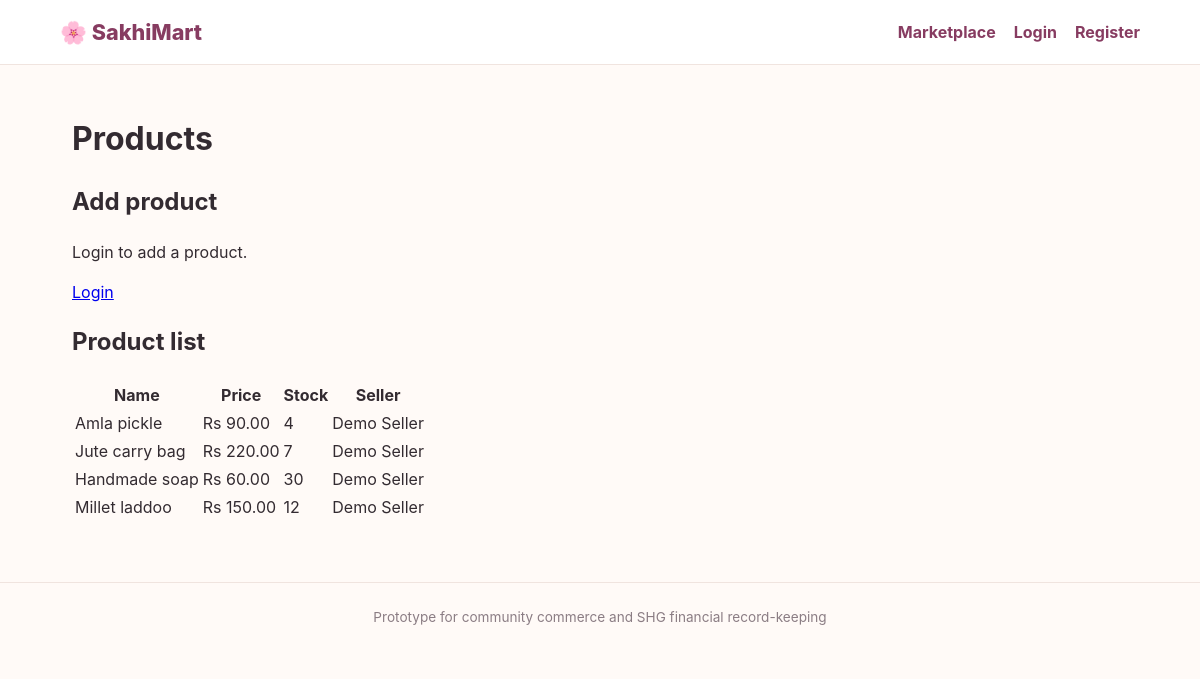
Page /products on the committed database.
### tables this page shows
CREATE TABLE products (
    id INTEGER PRIMARY KEY AUTOINCREMENT,
    seller_id INTEGER NOT NULL REFERENCES users(id),
    name TEXT NOT NULL,
    price REAL NOT NULL CHECK (price > 0),
    stock INTEGER NOT NULL DEFAULT 0 CHECK (stock >= 0),
    created_at TEXT NOT NULL DEFAULT (datetime('now'))
);

CREATE TABLE users (
    id INTEGER PRIMARY KEY AUTOINCREMENT,
    name TEXT NOT NULL,
    phone TEXT NOT NULL UNIQUE,
    password_hash TEXT NOT NULL,
    role TEXT NOT NULL DEFAULT 'seller',
    created_at TEXT NOT NULL DEFAULT (datetime('now'))
);

### app.py (the view, shortened to what this page needs)
@main.route("/products", methods=["GET", "POST"])
def products():
    db = get_db()
    rows = db.execute(
        "SELECT p.*, u.name AS seller_name FROM products p JOIN users u ON u.id = p.seller_id ORDER BY p.id DESC"
    ).fetchall()
    return render_template("products.html", products=rows)

### app.py (called while the page is built)
def get_db():
    if "db" not in g:
        g.db = sqlite3.connect(current_app.config["DATABASE"])
        g.db.row_factory = sqlite3.Row
        g.db.execute("PRAGMA foreign_keys = ON")
    return g.db

### products.html (shortened to what this page needs)
{% extends "base.html" %}
{% block content %}
<h1>Products</h1>
<div class="split">
  <section class="card">
    <h2>Add product</h2>
    {% if session.get('user_id') %}
      <form method="post" class="form">
        <label>Product name
          <input name="name" maxlength="80" required>
        </label>
        <label>Price in Rs
          <input name="price" type="number" min="1" step="0.01" required>
        </label>
        <label>Stock quantity
          <input name="stock" type="number" min="0" step="1" required>
        </label>
        <button type="submit">Save product</button>
      </form>
    {% else %}
      <p>Login to add a product.</p>
      <a class="button" href="{{ url_for('main.login') }}">Login</a>
    {% endif %}
  </section>
  <section class="card">
    <h2>Product list</h2>
    {% if products %}
      <table>
        <thead>
          <tr><th>Name</th><th>Price</th><th>Stock</th><th>Seller</th></tr>
        </thead>
        <tbody>
          {% for product in products %}
            <tr>
              <td>{{ product['name'] }}</td>
              <td>Rs {{ "%.2f"|format(product['price']) }}</td>
              <td>{{ product['stock'] }}</td>
              <td>{{ product['seller_name'] }}</td>
            </tr>
          {% endfor %}
        </tbody>
      </table>
    {% else %}
      <p>No products yet.</p>
    {% endif %}
  </section>
</div>
{% endblock %}

### static/style.css (style rules this page uses)
* { box-sizing:border-box }
body { margin:0;background:#fffaf7;color:#332b31;font-family:Inter,Segoe UI,Arial,sans-serif;line-height:1.5 }

### rows in the picture
products: name "Amla pickle", price "90.00", stock "4", seller_name "Demo Seller"
products: name "Jute carry bag", price "220.00", stock "7", seller_name "Demo Seller"
products: name "Handmade soap", price "60.00", stock "30", seller_name "Demo Seller"
products: name "Millet laddoo", price "150.00", stock "12", seller_name "Demo Seller"
